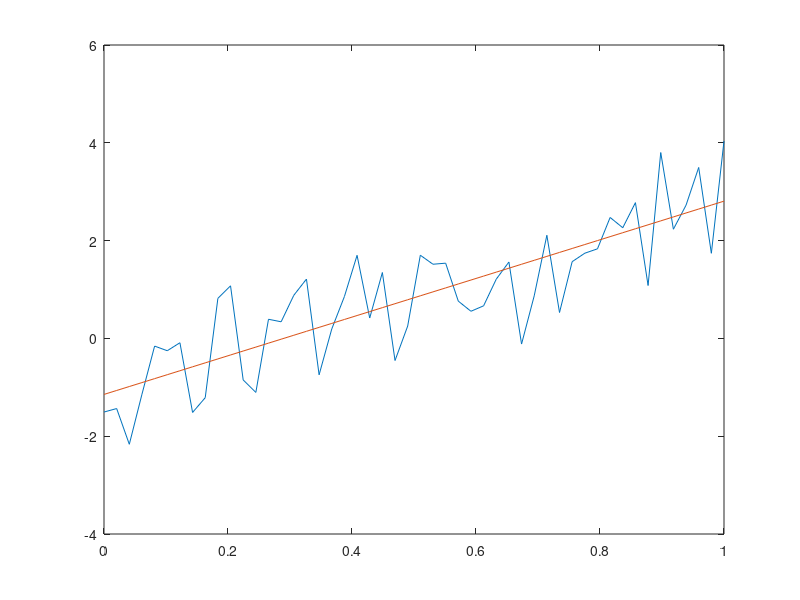

Write the MATLAB code that produced this figure. (Note: this script raises an error after producing the figure.)
% Least square fitting

a = linspace(0,1,50)';
b = 4 * a - 1;

b = b + randn(50, 1);
A = [a ones(50, 1)];

coeffs = (A'*A)\(A'*b);

plot(a, b)
hold on
plot(a, coeffs(1) * a + coeffs(2))
hold on

% Chebychev approx
A_bar = [a, ones(50, 1), -ones(50, 1) ; -a, -ones(50, 1), -ones(50, 1)];
b_bar = [b, -b];
f = [0, 0, 1];

res = linprog(f, A_bar, b_bar);
plot(a, res(1) * a - res(2));
hold on

% L1 approx
A_bar_0 = [a, ones(50, 1), -eye(50,50) ; -a, -ones(50, 1), -eye(50,50)];
f_0 = [0, 0, ones(1, 50)];
res_0 = linprog(f_0, A_bar_0, b_bar);

plot(a, res_0(1) * a - res_0(2));
hold on
